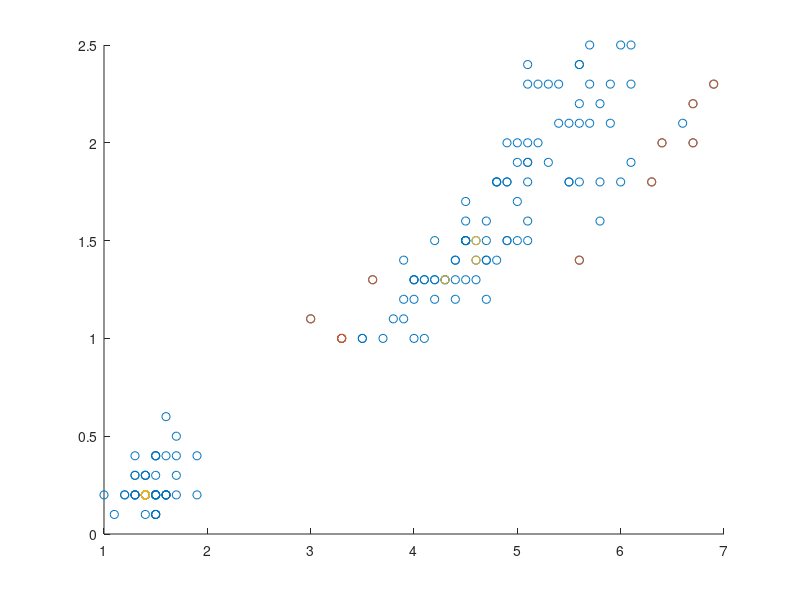
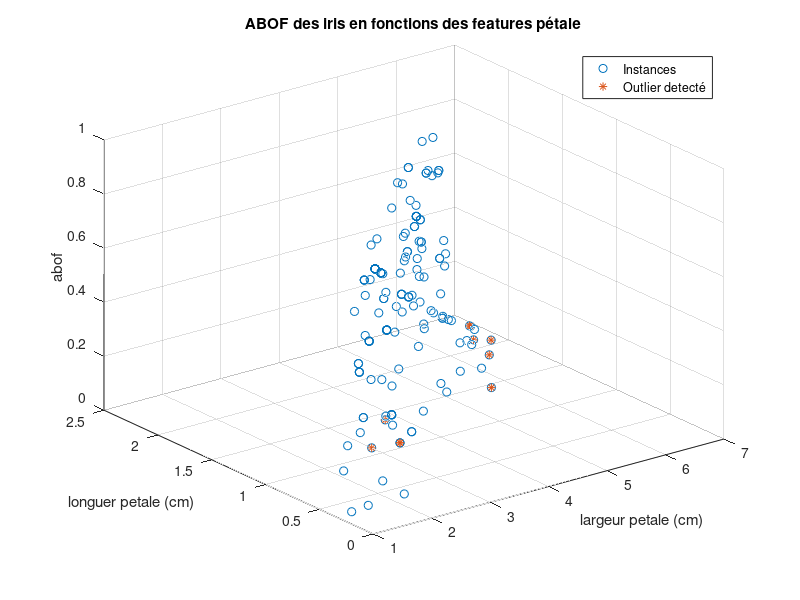

These charts were generated, in order, by the following MATLAB code:
close all
clc, clear

% % Angle Based Outlier Detection
% % Authors: Hans-Peter, Kriegel Matthias, Schubert Arthur Zimek
% % Original paper :
% % Angle-Based Outlier Detection in High-dimensional Data In KDD2008
% % Website : http://www.dbs.ifi.lmu.de/
% % e-mail : {kriegel,schubert,zimek}@dbs.ifi.lmu.de

% DB : Iris Data Set https://archive.ics.uci.edu/ml/datasets/iris

% Multivariate, Real datas for classification, 150 instances, 4 attributes
% 1. sepal length in cm
% 2. sepal width in cm
% 3. petal length in cm
% 4. petal width in cm

% 3 classes iris, 50 instances chacunes.
% 5. class:
% -- Iris Setosa
% -- Iris Versicolour
% -- Iris Virginica

% 1 classe linéairement séparable des 2 autres, les autres non.
% On veut Predire la classe d'un iris

% The 35th sample should be: (4.9,3.1,1.5,0.2) "Iris-setosa" where the error is in the fourth feature
% Actual : (4.9,3.1,1.5,0.1)
% The 38th error too
% 50 premiers éléments de classe 1, voir si détecte le 35
% 50 2nd éléments de classe 2 voir si détecte le 38
% Tous, voir si 35 et 38 sont détectés
% pas nécessairement détecté car juste diff de un autre dataset similaire
% 4D : 118 132 119 136 123
% 3D : 118 132 119 42 61
%[118;132;119;42;61;]136;107;106;110;123] 10 premiers index

% clase 1 : 45 15 16 23 19
% clase 2 : 99 61 58 84 94
% clase 3 : 107 108 132 119 120

% === si features de 2 à 4 : [119;118;132;42;123;106;61;110;16]

load('iris.mat', '-mat');

A=iris(:,3:4);
mean_DB = mean(A)
std_DB = std(A)
max_DB = max(A)
min_DB = min(A)
%A=iris(:,[1;2;5]);

B=A;                                             % Data par défaut
[A, ia, ic] = unique(A,'rows');   %enlver sort               % enlever les répétitions (il en enlève + si en 2D
instance_number = size(ia, 1);
origin_instance_number = size(ic, 1);
var_array = zeros(instance_number, 1);           % Pour stocker, pour chacun des points la Variance des angles qu'il forme avec les vecteurs en direction des autres points

for i=1:instance_number % Pour chaque point
    M=[];
    for j=1:instance_number                      % Pour chaque point A
        if j==i                                  % Pour chaque 2eme point B différent de A
            continue
        end
        for k=j+1:instance_number 	             % Pour chaque 3eme point C différent de A et B
            if k==i
                continue
            end
            vector1 = A(j,:) - A(i,:);          % Calcul des vecteurs associé AB et AC
            vector2 = A(k,:) - A(i,:);
            norm_vector1Xnorm_vector2 = (norm(vector1) *norm(vector2))^2; % Le produit de leur norme au carré pour normaliser
            vector1Xvector2T = vector1 * vector2';                        % Leur produit scalaire
            M=[M,vector1Xvector2T/norm_vector1Xnorm_vector2];             % Pour stocker tous les différents angles formés, avec toutes ces pairs, pour un point donné
        end                        
    end
    var_array(i) = var(M);                                                % puis tu calcul la variance de ses angles
end

min_var_array = min(var_array);                                                                                                                                       
abof = (var_array - min_var_array) / (max(var_array) - min_var_array); % Enlever ça
%abof = var_array;
origin_abof = zeros(origin_instance_number, 1);

for i=1:origin_instance_number
origin_abof(i, 1) = abof(ic(i, 1), 1);
end

abof = origin_abof;
[yepee, suspicious_index] = sort(abof);                 % Ascending order
% suspicious_index(1:5)
% for i = 1:5
%     A(suspicious_index(i),:)
% end

A=B;
%%%%%%%%%%%%%%%%%%%%%%%%%%%%%%%%%%%%%%%%%%%%%%%%%%%%%%%%%%%%
num_outlier = 10
S=size(A);
if S(2)==2
figure; hold on;                         % plot 2D avec vrai valeurs et en rouge les outliers
scatter(A(:,1),A(:,2),'ob')
scatter(A(suspicious_index(1:num_outlier),1),A(suspicious_index(1:num_outlier),2),'or')
scatter(A(suspicious_index(end-num_outlier:end),1),A(suspicious_index(end-num_outlier:end),2),'og')

figure; hold on; grid;                  
scatter3(A(:,1),A(:,2),abof,'ob')
scatter3(A(suspicious_index(1:num_outlier),1),A(suspicious_index(1:num_outlier),2),yepee(1:num_outlier),'*r') % vision 3D en z le abof
title('ABOF des iris en fonctions des features pétale');
xlabel('largeur petale (cm)'); ylabel('longuer petale (cm)'); zlabel('abof');
legend('Instances','Outlier detecté')
view(3);

elseif S(2)==3                                  % plot 3D avec vrai valeurs en rouge les outliers
figure; hold on; grid;
scatter3(A(:,1),A(:,2),A(:,3),'ob')
scatter3(A(suspicious_index(1:num_outlier),1),A(suspicious_index(1:num_outlier),2),A(suspicious_index(1:num_outlier),3),'*r')
title('Plot 3 features iris et 20 premiers outlier détectés');
xlabel('largeur sepale (cm)'); ylabel('longuer petale (cm)'); zlabel('largeur petale (cm)');
legend('Instances','Outlier detecté')
view(3);
end